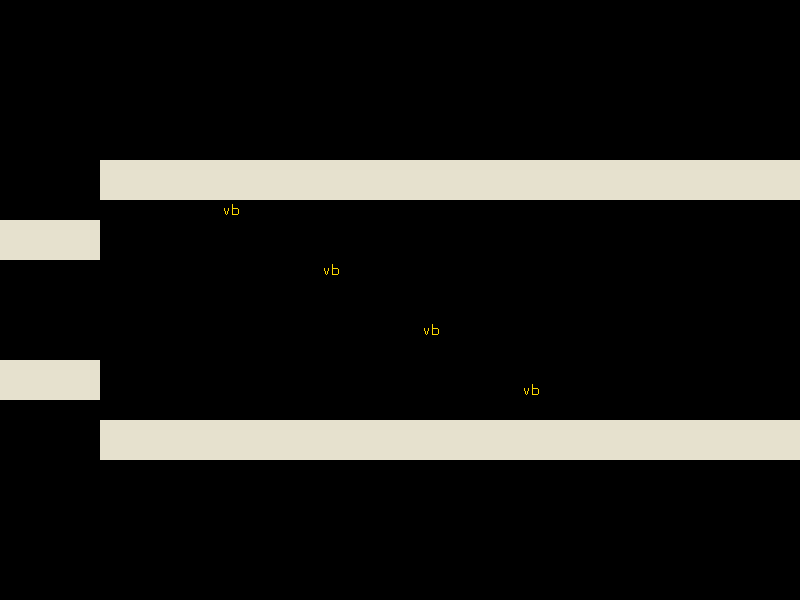

Rendered tile map (Tiled .tmx) drawn with the repository's tilesets; below, a short description and the map source with its tile grids summarised:
An orthogonal 40x30 tile map with 20x20 px tiles, 2 tile layers (Main, Designer).

<map version="1.0" orientation="orthogonal" width="40" height="30" tilewidth="20" tileheight="20">
 <tileset firstgid="1" name="Tileset" tilewidth="20" tileheight="20">
  <image source="../img/Tileset.png" width="180" height="20" />
  <tile id="0">
   <properties>
    <property name="solid" value="1" />
   </properties>
  </tile>
  <tile id="1">
   <properties>
    <property name="hbumper" value="1" />
   </properties>
  </tile>
  <tile id="2">
   <properties>
    <property name="vbumper" value="1" />
   </properties>
  </tile>
  <tile id="3">
   <properties>
    <property name="crate" value="1" />
   </properties>
  </tile>
  <tile id="4">
   <properties>
    <property name="pickup" value="1" />
    <property name="red" value="1" />
   </properties>
  </tile>
  <tile id="5">
   <properties>
    <property name="blue" value="1" />
    <property name="pickup" value="1" />
   </properties>
  </tile>
  <tile id="6">
   <properties>
    <property name="pickup" value="1" />
    <property name="yellow" value="1" />
   </properties>
  </tile>
  <tile id="7">
   <properties>
    <property name="player" value="1" />
   </properties>
  </tile>
  <tile id="8">
   <properties>
    <property name="zombie" value="1" />
   </properties>
  </tile>
 </tileset>
 <layer name="Main" width="40" height="30">
  <data>[1200 cells, 160 non-empty, 1 distinct tile ids]</data>
 </layer>
 <layer name="Designer" width="40" height="30">
  <data>[1200 cells, 5 non-empty, 2 distinct tile ids]</data>
 </layer>
</map>
